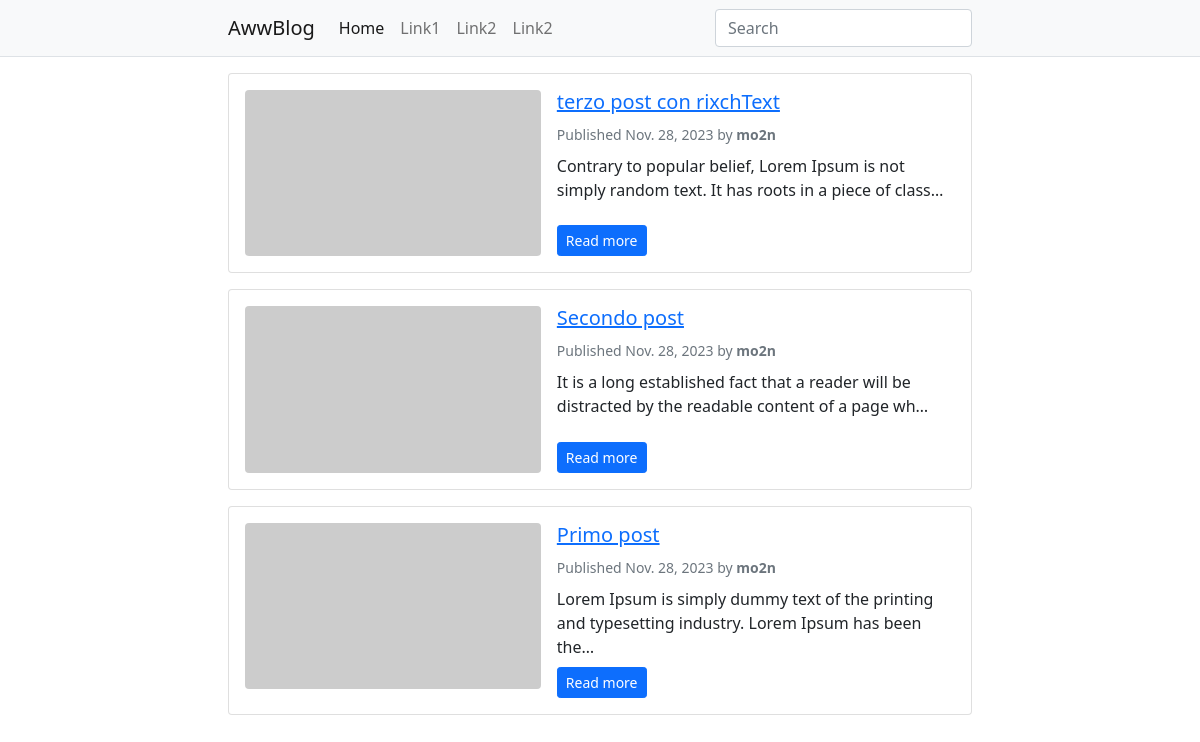
The app's page /, older data.
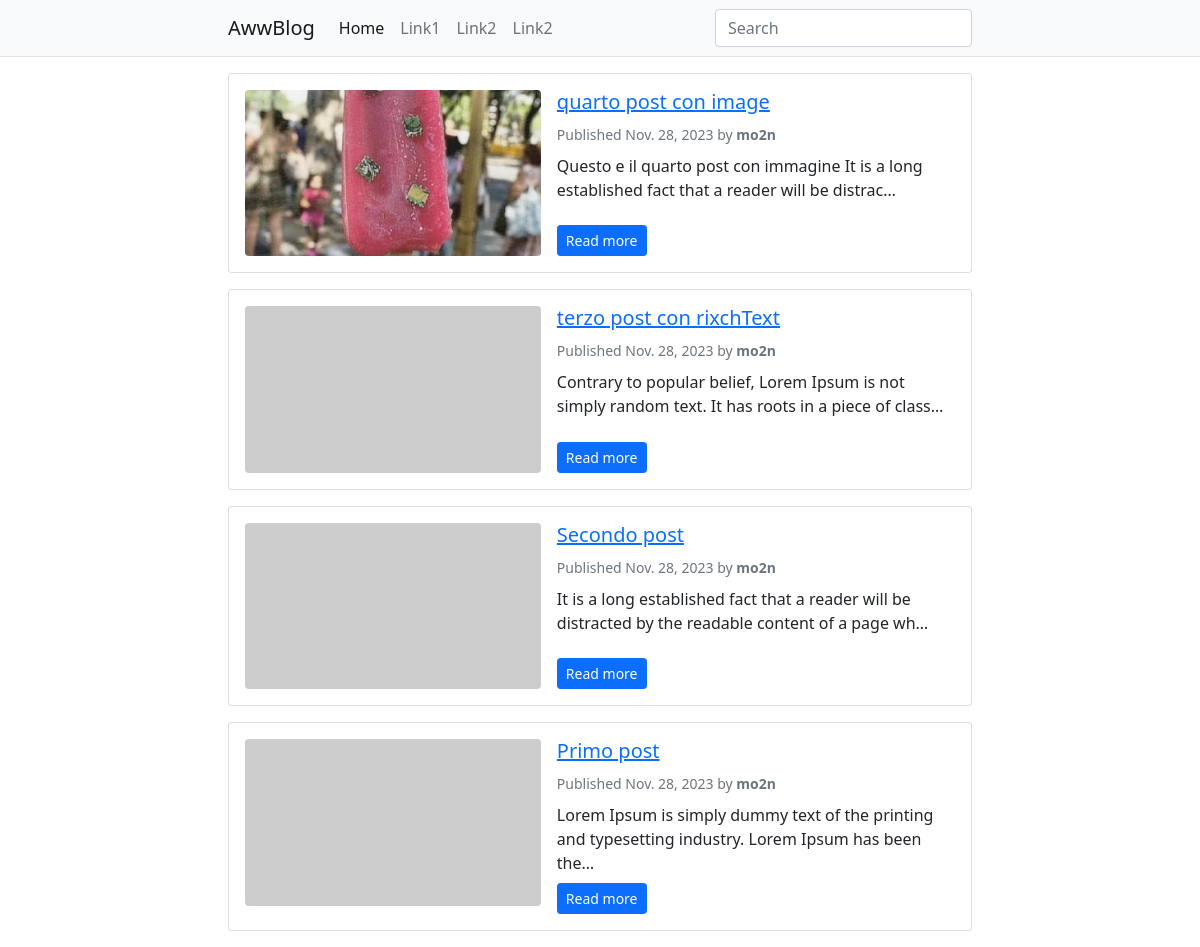
The same page, newer data.
### blog/models.py (models this page shows, shortened)
class Post(models.Model):
    STATUS_CHOICES = (
    ('draft', 'Draft'),
    ('published', 'Published'),
    )
    title = models.CharField(max_length=250)
    slug = models.SlugField(max_length=250, unique_for_date='publish')
    image = models.ImageField(upload_to='featured_image/%Y/%m/%d/', blank=True, null=True) #this
    author = models.ForeignKey(User,on_delete=models.CASCADE,related_name='blog_posts')
    body=RichTextUploadingField() # add this
    publish = models.DateTimeField(default=timezone.now)
    created = models.DateTimeField(auto_now_add=True)
    updated = models.DateTimeField(auto_now=True)
    status = models.CharField(max_length=10,choices=STATUS_CHOICES,default='draft')
    class Meta:
        ordering = ('-publish',)
    objects = models.Manager() # The default manager.
    published = PublishedManager() # Our custom manager.
    def get_absolute_url(self):
        return reverse('blog:post_detail',args=[self.slug])

### blog/views.py (the view)
# urls.py: path('',views.post_list,name="post_list"),
def post_list(request):
    posts = Post.published.all()
    paginator = Paginator(posts, 10) # 10 posts in each page
    page = request.GET.get('page')
    try:
        posts = paginator.page(page)
    except PageNotAnInteger:
        posts = paginator.page(1)
    except EmptyPage:
        posts = paginator.page(paginator.num_pages)
    return render(request,'post_list.html',{'posts':posts, page:'pages'})

### blog/models.py (called while the page is built)
    def get_queryset(self):
        return super(PublishedManager,self).get_queryset().filter(status='published')

### templates/post_list.html (shortened to what this page needs)
{% extends 'base.html' %}
{% block content %}
    {% for post in posts %}
    <div class="card mb-3">
        <div class="card-body">
            <div class="row g-0">
                <div class="col-md-5">
                    <div class="ratio ratio-16x9">
                        {% if post.image %}
                        <img src="{{ post.image.url }}" class="rounded featured-image-list" alt="{{post.title}}">
                        {% else %}
                        <img src="https://via.placeholder.com/1280x720" class="rounded" alt="{{post.title}}">
                        {% endif %}
                    </div>
                </div>
                <div class="col-md-7 ps-md-3 pt-3 pt-md-0 d-flex flex-column">
                        <h2 class="card-title h5">
                                <a href="{{ post.get_absolute_url }}">
                                {{ post.title }}
                                </a>
                        </h2>
                        <div class="text-muted">
                            <small>
                                Published {{ post.publish.date }} by <strong>{{ post.author }}</strong>
                            </small>
                        </div>
                        <p class="card-text mb-auto py-2">{{ post.body|safe|striptags|truncatechars:100 }}</p>
                        <div>
                          <a href="{{ post.get_absolute_url }}" class="btn btn-primary btn-sm">Read more</a>
                        </div>
                </div>
            </div>
        </div>
    </div>
    {% endfor %}
{% endblock content %}

### templates/base.html (shortened to what this page needs)
{% load static %}
<!DOCTYPE html>
<html lang="en">
<head>
     <link rel="stylesheet" href="https://cdnjs.cloudflare.com/ajax/libs/highlight.js/11.9.0/styles/default.min.css">
    <link href="https://cdn.jsdelivr.net/npm/bootstrap@5.0.0-beta3/dist/css/bootstrap.min.css" rel="stylesheet">
    <link href="{% static "css/style.css" %}" rel="stylesheet">
</head>
<body>
  <nav class="navbar navbar-expand-lg navbar-light bg-light border-bottom">
    <div class="container">
      <a class="navbar-brand" href="/">AwwBlog</a>
      <div class="collapse navbar-collapse" id="navbarSupportedContent">
        <ul class="navbar-nav me-auto mb-2 mb-lg-0">
          <li class="nav-item">
            <a class="nav-link active" aria-current="page" href="#">Home</a>
          </li>
          <li class="nav-item">
            <a class="nav-link" href="#">Link1</a>
          </li>
          <li class="nav-item">
            <a class="nav-link" href="#">Link2</a>
          </li>
          <li class="nav-item">
            <a class="nav-link" href="#">Link2</a>
          </li>
        </ul>
        <form class="d-flex">
          <input class="form-control mr-0" type="search" placeholder="Search" aria-label="Search">
        </form>
      </div>
    </div>
  </nav>
    <main class="container my-3">
        {% block content %}
        {% endblock content %}
    </main>
</body>
</html>

### static/css/style.css (style rules this page uses)
.container { max-width: 768px; width: 100%; }
.featured-image-list { object-fit: cover; }

Row changes from the older to the newer data that the page shows:
added Post: image (picture), title "quarto post con image", publish "Nov. 28, 2023", author "mo2n", body "Questo e il quarto post con immagine It is a long established fact that a reader will be distrac…"
